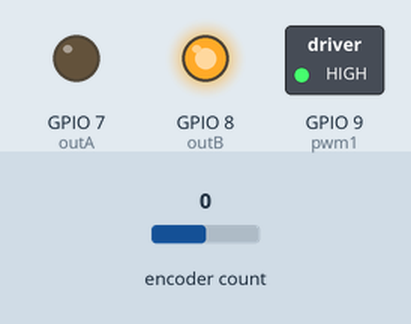
Bench run of a sketch on a simulated ESP32-S3. Parts: switched loads named in the sketch (green lamp = pin HIGH), output pins drawn as LEDs (lit = HIGH). Inputs (shaded band) come from the test bench; at power-on: encoder count 0. What the sketch prints to the serial monitor is not drawn.

Above: at 0.1 s.
Timing chart, 0 to 1.6 s (numbered marks = the images above):
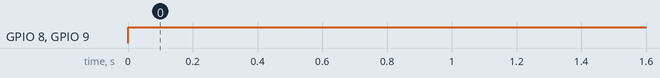

The sketch:

velocity_and_distance.ino
```cpp
#include <PID_v1.h>
#include <Encoder.h>
#include <cmath>

#define outA 7
#define outB 8
#define pwm1 9

double Setpoint, Input, Output;
bool Forwards;
PID motor1(&Input, &Output, &Setpoint,10, 0.027, 0.5, DIRECT);

Encoder motorEncoder1(0, 1);

void setup() {
  pinMode(outA, OUTPUT);
  pinMode(outB, OUTPUT);
  pinMode(pwm1, OUTPUT);

  Setpoint = 255;
  Forwards = true;
  motorEncoder1.write(0);
  Input = motorEncoder1.read();

  motor1.SetMode(AUTOMATIC);

}

void motor1manual(int PWM, boolean BACK){
  analogWrite(pwm1, PWM);
  if(BACK){
    digitalWrite(outA, LOW);
    digitalWrite(outB, HIGH);
  }
  else{
    digitalWrite(outA, HIGH);
    digitalWrite(outB, LOW);
  }

}

void loop() {
  Serial.print(motorEncoder1.read());
  Serial.printf("\n");

  Input = abs(motorEncoder1.read());
  motor1.Compute();

  if(Setpoint > Input && Forwards != true){
    motor1manual(Output, false);
  }
  else if (Setpoint < Input && Forwards != true){
    motor1manual(Output, true);
  }
  else if(Setpoint < Input && Forwards == true){
    motor1manual(Output, false);
  }
  else if (Setpoint > Input && Forwards == true){
    motor1manual(Output, true);
  }
  else{
    Serial.print("Target");
  }


}
```

Measured:
- by itself, GPIO 8 (outB), GPIO 9 (pwm1): LOW → HIGH at 0.00 s
